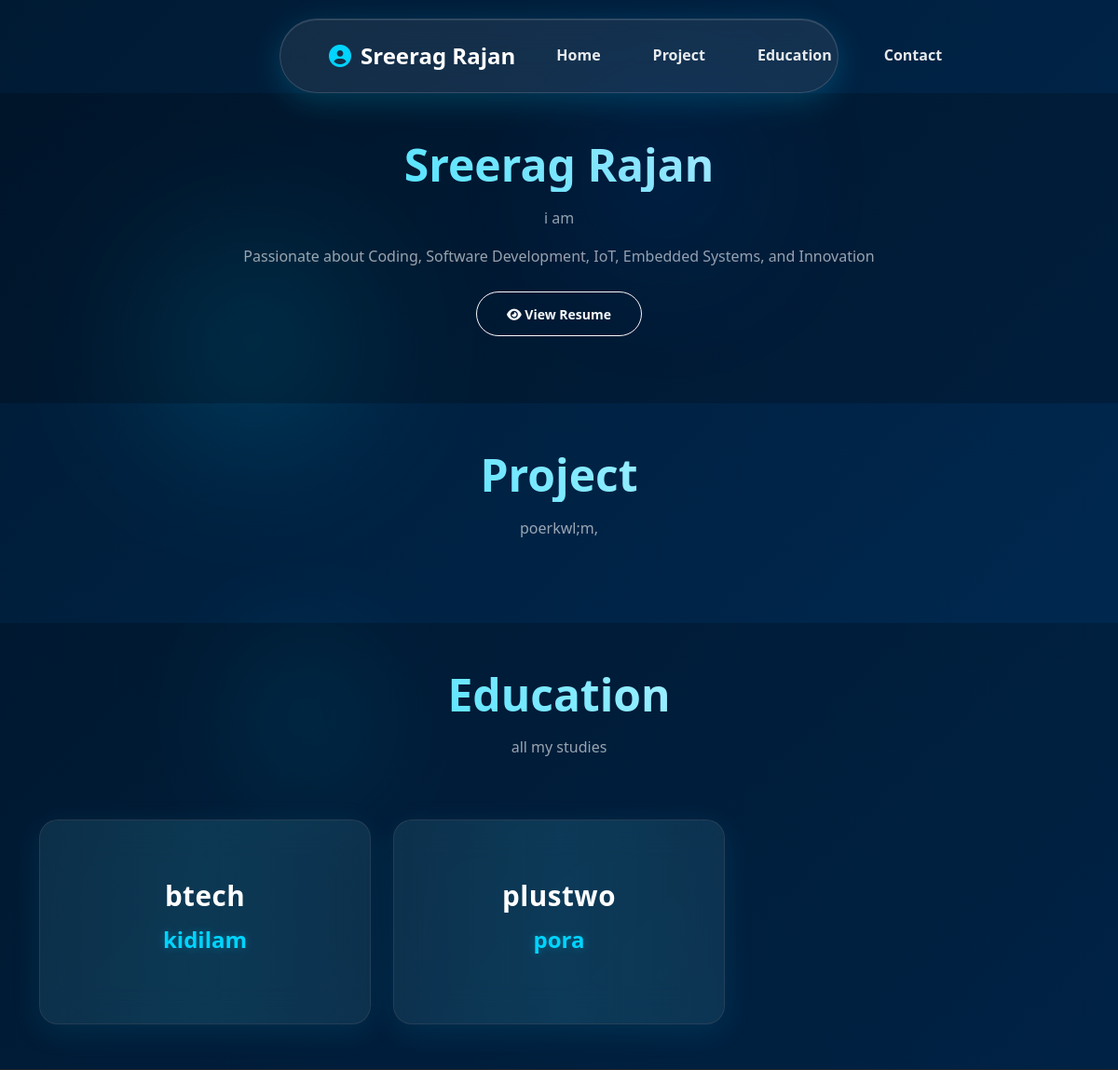
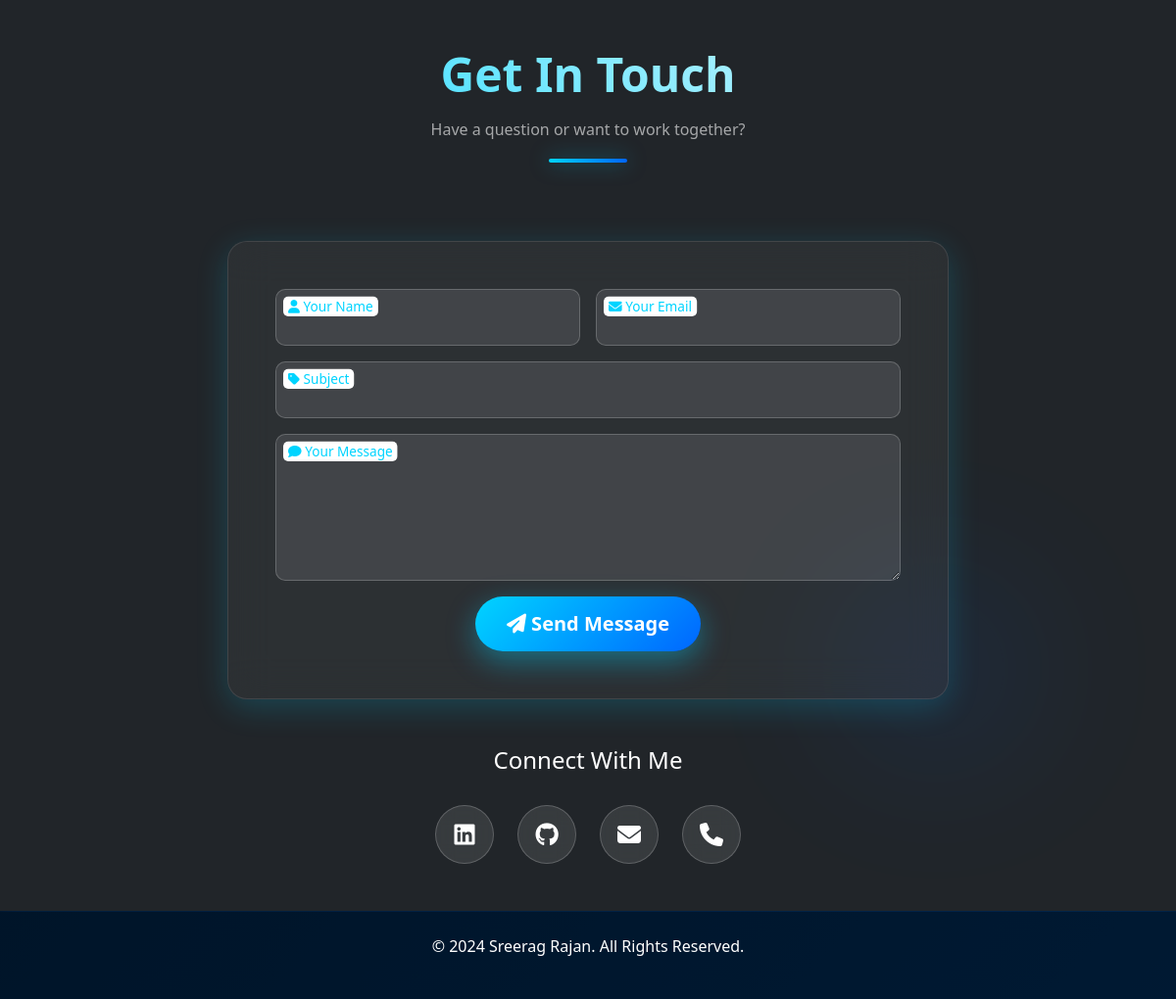
The page / on the database its author committed (2 pictures, top to bottom).
### models.py (models this page shows)
class SectionHead(db.Model):
    __tablename__ = "section_head"
    id = db.Column(db.Integer, primary_key=True)
    section_name = db.Column(db.String(100), unique=True, nullable=False)
    section_title = db.Column(db.String(200), nullable=False)
    section_description = db.Column(db.Text)
    display_order = db.Column(db.Integer, default=0)
    items = db.relationship("SectionBody", backref="section", cascade="all, delete",
                            order_by="SectionBody.item_order")

class SectionBody(db.Model):
    __tablename__ = "section_body"
    id = db.Column(db.Integer, primary_key=True)
    section_id = db.Column(db.Integer, db.ForeignKey("section_head.id"), nullable=False)
    content_key = db.Column(db.String(100), nullable=False)
    content_value = db.Column(db.Text, nullable=False)
    group_id = db.Column(db.Integer, default=0)
    item_order = db.Column(db.Integer, default=0)

### viewer/routes.py (the view)
@viewer_bp.route("/")
def index():
    portfolio_data = []
    sections = SectionHead.query.order_by(SectionHead.display_order.asc()).all()
    resume = Resume.query.first()
    for sec in sections:
        items = SectionBody.query.filter_by(section_id=sec.id).order_by(SectionBody.item_order.asc()).all()
        item_list = []
        for i in items:
            item_list.append({
                "id": i.id,
                "content_key": i.content_key,
                "content_value": i.content_value,
                "group_id": i.group_id,
                "item_order": i.item_order
            })
        portfolio_data.append({
            "section": sec,
            "items": item_list
        })
    return render_template("index.html", portfolio_data=portfolio_data,resume=resume)

### templates/index.html (shortened to what this page needs)
<!DOCTYPE html>
<html lang="en">
<head>
    <link href="https://cdn.jsdelivr.net/npm/bootstrap@5.3.0/dist/css/bootstrap.min.css" rel="stylesheet">
    <link rel="stylesheet" href="https://cdnjs.cloudflare.com/ajax/libs/font-awesome/6.6.0/css/all.min.css">
    <link rel="stylesheet" href="{{ url_for('static', filename='css/viewer.css') }}">
</head>
<body>
    <nav class="navbar navbar-expand-lg navbar-dark bg-dark fixed-top">
        <div class="container">
            <a class="navbar-brand" href="#home">
                <i class="fas fa-user-circle"></i> Sreerag Rajan
            </a>
            <div class="collapse navbar-collapse" id="navbarNav">
                <ul class="navbar-nav ms-auto">
                    <li class="nav-item">
                        <a class="nav-link" href="#hero">Home</a>
                    </li>
                    {% for data in portfolio_data %}
                    <li class="nav-item">
                        {% if data.section.section_name != "hero" %}
                        <a class="nav-link" href="#{{ data.section.section_name }}">
                            {{ data.section.section_title }}
                        </a>
                        {% endif %}
                    </li>
                    {% endfor %}
                    <li class="nav-item">
                        <a class="nav-link" href="#contact">Contact</a>
                    </li>
                </ul>
            </div>
        </div>
    </nav>
    {% for data in portfolio_data %}
    <section id="{{ data.section.section_name }}" class="py-5">
        <div class="container">
            <div class="row mb-5">
                <div class="col-lg-12 text-center">
                    <h2 class="section-title">{{ data.section.section_title }}</h2>
                    {% if data.section.section_description %}
                    <p class="text-muted">{{ data.section.section_description }}</p>
                    {% endif %}
                    {% if data.section.section_name == "hero" %}
                    <p class="text-muted">
                        Passionate about Coding, Software Development, IoT, Embedded Systems, and Innovation
                    </p>
                        {% if resume %}
                                <a href="{{ url_for('static', filename='uploads/resume/' + resume.filename) }}"
                                    target="_blank" class="btn btn-outline-light btn-sm mt-2">
                                    <i class="fas fa-eye"></i> View Resume
                                </a>
                            </div>
                        </div>
                        {% endif %}
                    {% endif %}
                </div>
            </div>
            <div class="row g-4">
                {% for item in data["items"] %}
                <div class="col-lg-4 col-md-6">
                    <div class="card item-card h-100">
                        <div class="card-body">
                            {% if item.get('content_key') %}
                            <h5 class="card-title">{{ item.content_key }}</h5>
                            {% endif %}
                            {% if item.get('content_value') %}
                            <h6 class="card-subtitle mb-2">{{ item.content_value }}</h6>
                            {% endif %}
                        </div>
                    </div>
                </div>
                {% endfor %}
            </div>
        </div>
    </section>
    {% endfor %}
    <section id="contact" class="py-5 bg-dark text-light">
        <div class="container">
            <div class="row mb-5">
                <div class="col-lg-12 text-center">
                    <h2 class="section-title text-light">Get In Touch</h2>
                    <p class="text-light-muted">Have a question or want to work together?</p>
                    <div class="title-underline"></div>
                </div>
            </div>
            <div class="row justify-content-center">
                <div class="col-lg-8">
                    <div class="contact-form-wrapper">
                        <form id="contactForm" action="{{ url_for('viewer.submit_enquiry') }}" method="POST">
                            <div class="row g-3">
                                <div class="col-md-6">
                                    <div class="form-floating">
                                        <input type="text" class="form-control" id="name" name="name" required>
                                        <label for="name"><i class="fas fa-user"></i> Your Name</label>
                                    </div>
                                </div>
                                <div class="col-md-6">
                                    <div class="form-floating">
                                        <input type="email" class="form-control" id="email" name="email" required>
                                        <label for="email"><i class="fas fa-envelope"></i> Your Email</label>
                                    </div>
                                </div>
                                <div class="col-12">
                                    <div class="form-floating">
                                        <input type="text" class="form-control" id="subject" name="subject" required>
                                        <label for="subject"><i class="fas fa-tag"></i> Subject</label>
                                    </div>
                                </div>
                                <div class="col-12">
                                    <div class="form-floating">
                                        <textarea class="form-control" id="message" name="message" style="height:150px"
                                            required></textarea>
                                        <label for="message"><i class="fas fa-comment"></i> Your Message</label>
                                    </div>
                                </div>
                                <div class="col-12 text-center">
                                    <button class="btn btn-primary btn-lg" type="submit">
                                        <i class="fas fa-paper-plane"></i> Send Message
                                    </button>
                                </div>
                            </div>
                        </form>
                    </div>
                </div>
            </div>
            <div class="row mt-5">
                <div class="col-12 text-center">
                    <h4 class="mb-3">Connect With Me</h4>
                    <div class="social-links">
                        <a href="https://www.linkedin.com/in/sreerag-rajan-1476a9270/" class="social-link"><i
                                class="fab fa-linkedin"></i></a>
                        <a href="https://github.com/sreeragrajan2003-ctrl" class="social-link"><i
                                class="fab fa-github"></i></a>
                        <a href="mailto:sreeragsrg2003@gmail.com" class="social-link"><i
                                class="fas fa-envelope"></i></a>
                        <a href="tel:+917025819565" class="social-link"><i class="fas fa-phone"></i></a>
                    </div>
                </div>
            </div>
        </div>
    </section>
    <footer class="bg-black text-light py-4">
        <div class="container text-center">
            <p>&copy; 2024 Sreerag Rajan. All Rights Reserved.</p>
        </div>
    </footer>
</body>
</html>

### rows shown on the page
SectionHead: section.section_title "Project", section.section_title "Project", section.section_description "poerkwl;m,"
SectionHead: section.section_title "Education", section.section_title "Education", section.section_description "all my studies"
SectionHead: section.section_title "Sreerag Rajan", section.section_description "i am", section_name "hero" (drawn)
SectionBody: content_key "btech", content_value "kidilam"
SectionBody: content_key "plustwo", content_value "pora"
